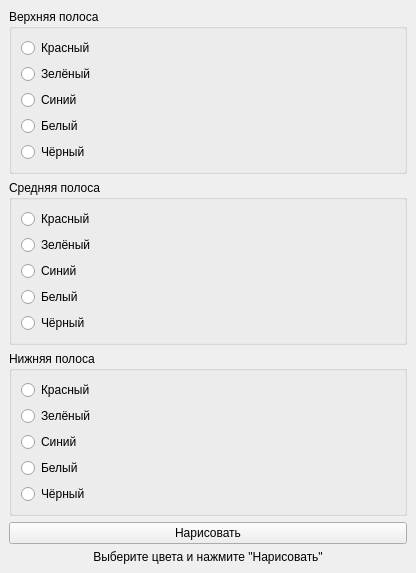
<?xml version="1.0" encoding="UTF-8"?>
<ui version="4.0">
 <class>MainWindow</class>
 <widget class="QMainWindow" name="MainWindow">
  <property name="geometry">
   <rect>
    <x>0</x>
    <y>0</y>
    <width>416</width>
    <height>543</height>
   </rect>
  </property>
  <property name="windowTitle">
   <string>Текстовый флаг</string>
  </property>
  <widget class="QWidget" name="centralwidget">
   <layout class="QVBoxLayout" name="verticalLayout">
    <item>
     <widget class="QGroupBox" name="groupBox">
      <property name="title">
       <string>Верхняя полоса</string>
      </property>
      <layout class="QVBoxLayout" name="verticalLayout_2">
       <item>
        <widget class="QRadioButton" name="radioButton_red">
         <property name="text">
          <string>Красный</string>
         </property>
        </widget>
       </item>
       <item>
        <widget class="QRadioButton" name="radioButton_green">
         <property name="text">
          <string>Зелёный</string>
         </property>
        </widget>
       </item>
       <item>
        <widget class="QRadioButton" name="radioButton_blue">
         <property name="text">
          <string>Синий</string>
         </property>
        </widget>
       </item>
       <item>
        <widget class="QRadioButton" name="radioButton_white">
         <property name="text">
          <string>Белый</string>
         </property>
        </widget>
       </item>
       <item>
        <widget class="QRadioButton" name="radioButton_black">
         <property name="text">
          <string>Чёрный</string>
         </property>
        </widget>
       </item>
      </layout>
     </widget>
    </item>
    <item>
     <widget class="QGroupBox" name="groupBox_2">
      <property name="title">
       <string>Средняя полоса</string>
      </property>
      <layout class="QVBoxLayout" name="verticalLayout_3">
       <item>
        <widget class="QRadioButton" name="radioButton_red_2">
         <property name="text">
          <string>Красный</string>
         </property>
        </widget>
       </item>
       <item>
        <widget class="QRadioButton" name="radioButton_green_2">
         <property name="text">
          <string>Зелёный</string>
         </property>
        </widget>
       </item>
       <item>
        <widget class="QRadioButton" name="radioButton_blue_2">
         <property name="text">
          <string>Синий</string>
         </property>
        </widget>
       </item>
       <item>
        <widget class="QRadioButton" name="radioButton_white_2">
         <property name="text">
          <string>Белый</string>
         </property>
        </widget>
       </item>
       <item>
        <widget class="QRadioButton" name="radioButton_black_2">
         <property name="text">
          <string>Чёрный</string>
         </property>
        </widget>
       </item>
      </layout>
     </widget>
    </item>
    <item>
     <widget class="QGroupBox" name="groupBox_3">
      <property name="title">
       <string>Нижняя полоса</string>
      </property>
      <layout class="QVBoxLayout" name="verticalLayout_4">
       <item>
        <widget class="QRadioButton" name="radioButton_red_3">
         <property name="text">
          <string>Красный</string>
         </property>
        </widget>
       </item>
       <item>
        <widget class="QRadioButton" name="radioButton_green_3">
         <property name="text">
          <string>Зелёный</string>
         </property>
        </widget>
       </item>
       <item>
        <widget class="QRadioButton" name="radioButton_blue_3">
         <property name="text">
          <string>Синий</string>
         </property>
        </widget>
       </item>
       <item>
        <widget class="QRadioButton" name="radioButton_white_3">
         <property name="text">
          <string>Белый</string>
         </property>
        </widget>
       </item>
       <item>
        <widget class="QRadioButton" name="radioButton_black_3">
         <property name="text">
          <string>Чёрный</string>
         </property>
        </widget>
       </item>
      </layout>
     </widget>
    </item>
    <item>
     <widget class="QPushButton" name="pushButton">
      <property name="text">
       <string>Нарисовать</string>
      </property>
     </widget>
    </item>
    <item>
     <widget class="QLabel" name="label">
      <property name="text">
       <string>Выберите цвета и нажмите &quot;Нарисовать&quot;</string>
      </property>
      <property name="alignment">
       <set>Qt::AlignCenter</set>
      </property>
      <property name="wordWrap">
       <bool>true</bool>
      </property>
     </widget>
    </item>
   </layout>
  </widget>
 </widget>
 <resources/>
 <connections/>
</ui>
